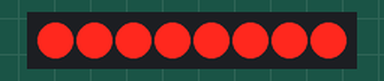
Bench run of a sketch on a simulated Arduino Uno, built with avr-gcc and run on an emulated ATmega328P. Parts: 8 shift-register outputs drawn as a row of LEDs (first output left, lit = HIGH). Wiring (inferred from the names in the program): shift register (74HC595): data pin 4; shift clock pin 8; latch pin 7. Wiring (inferred from the signals the program sends): row of LEDs: on Q0, Q1, Q2, Q3, Q4, Q5, Q6, Q7. What the sketch prints to the serial monitor is not drawn.

Above: at 0.2 s.
At 1.2 s:
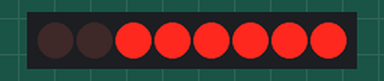
At 1.7 s:
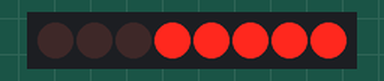
At 2.7 s:
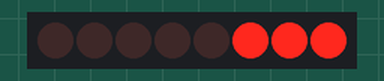
At 4.2 s:
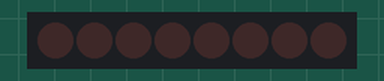
At 5.7 s:
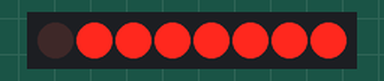
Timing chart, 0 to 6.5 s (numbered marks = the images above):
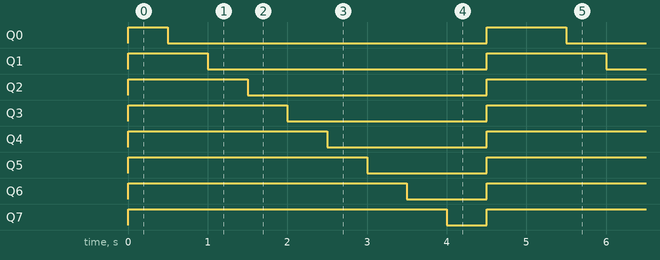

Measured:
- by itself, Q0: repeats every 5.0 s: LOW 4.0 s, HIGH 1.0 s
- by itself, Q1: repeats every 5.0 s: LOW 3.5 s, HIGH 1.5 s
- by itself, Q2: repeats every 5.0 s: LOW 3.0 s, HIGH 2.0 s
- by itself, Q3: repeats every 5.0 s: LOW 2.5 s, HIGH 2.5 s
- by itself, Q4: repeats every 5.0 s: LOW 2.0 s, HIGH 3.0 s
- by itself, Q5: repeats every 5.0 s: LOW 1.5 s, HIGH 3.5 s
- by itself, Q6: alternates HIGH for 4.0 s and LOW for 1.0 s
- by itself, Q7: alternates HIGH for 4.5 s and LOW for 0.50 s

The sketch:

seven_segment.ino
```cpp
#define LATCH 7
#define CLOCK 8
#define DATA 4

const byte ledCharSet[10] = {
  B00000000, B00000001, B00000011, B00000111,
  B00001111, B00011111, B00111111, B01111111,
  B11111111
};

void setup () {
  Serial.begin(9600);
  Serial.write("Program begun\n");

  pinMode(LATCH, OUTPUT);
  pinMode(CLOCK, OUTPUT);
  pinMode(DATA, OUTPUT);
}

void loop () {
  int i = 0;
  while(1)    {
    digitalWrite(LATCH,LOW);
    shiftOut(DATA,CLOCK,MSBFIRST,~(ledCharSet[i]));
    digitalWrite(LATCH,HIGH);
    i++;
    if(i==10){
      i = 0;
    }
    delay(500);
  }
}
```
